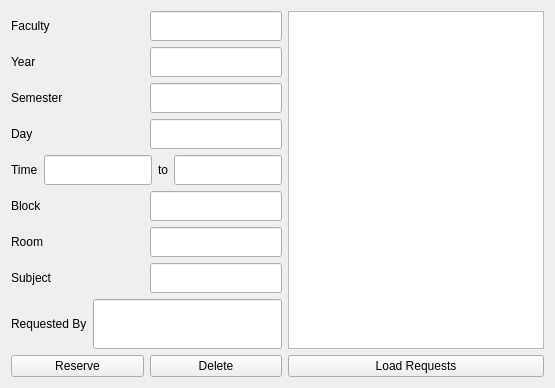
          <widget class="QWidget" name="tab_10">
           <attribute name="title">
            <string>Requests</string>
           </attribute>
           <layout class="QGridLayout" name="gridLayout_5">
            <item row="0" column="0">
             <layout class="QVBoxLayout" name="verticalLayout_11">
              <item>
               <layout class="QVBoxLayout" name="verticalLayout_7">
                <item>
                 <layout class="QHBoxLayout" name="horizontalLayout_31">
                  <item>
                   <widget class="QLabel" name="label_34">
                    <property name="minimumSize">
                     <size>
                      <width>0</width>
                      <height>30</height>
                     </size>
                    </property>
                    <property name="text">
                     <string>Faculty</string>
                    </property>
                   </widget>
                  </item>
                  <item>
                   <widget class="QLineEdit" name="req_faculty">
                    <property name="sizePolicy">
                     <sizepolicy hsizetype="Minimum" vsizetype="Minimum">
                      <horstretch>0</horstretch>
                      <verstretch>0</verstretch>
                     </sizepolicy>
                    </property>
                   </widget>
                  </item>
                 </layout>
                </item>
                <item>
                 <layout class="QHBoxLayout" name="horizontalLayout_33">
                  <item>
                   <widget class="QLabel" name="label_35">
                    <property name="minimumSize">
                     <size>
                      <width>0</width>
                      <height>30</height>
                     </size>
                    </property>
                    <property name="text">
                     <string>Year</string>
                    </property>
                   </widget>
                  </item>
                  <item>
                   <widget class="QLineEdit" name="req_year">
                    <property name="sizePolicy">
                     <sizepolicy hsizetype="Minimum" vsizetype="Minimum">
                      <horstretch>0</horstretch>
                      <verstretch>0</verstretch>
                     </sizepolicy>
                    </property>
                   </widget>
                  </item>
                 </layout>
                </item>
                <item>
                 <layout class="QHBoxLayout" name="horizontalLayout_34">
                  <item>
                   <widget class="QLabel" name="label_36">
                    <property name="minimumSize">
                     <size>
                      <width>0</width>
                      <height>30</height>
                     </size>
                    </property>
                    <property name="text">
                     <string>Semester</string>
                    </property>
                   </widget>
                  </item>
                  <item>
                   <widget class="QLineEdit" name="req_semester">
                    <property name="sizePolicy">
                     <sizepolicy hsizetype="Minimum" vsizetype="Minimum">
                      <horstretch>0</horstretch>
                      <verstretch>0</verstretch>
                     </sizepolicy>
                    </property>
                   </widget>
                  </item>
                 </layout>
                </item>
                <item>
                 <layout class="QHBoxLayout" name="horizontalLayout_35">
                  <item>
                   <widget class="QLabel" name="label_37">
                    <property name="minimumSize">
                     <size>
                      <width>0</width>
                      <height>30</height>
                     </size>
                    </property>
                    <property name="text">
                     <string>Day</string>
                    </property>
                   </widget>
                  </item>
                  <item>
                   <widget class="QLineEdit" name="req_day">
                    <property name="sizePolicy">
                     <sizepolicy hsizetype="Minimum" vsizetype="Minimum">
                      <horstretch>0</horstretch>
                      <verstretch>0</verstretch>
                     </sizepolicy>
                    </property>
                   </widget>
                  </item>
                 </layout>
                </item>
                <item>
                 <layout class="QHBoxLayout" name="horizontalLayout_36">
                  <item>
                   <widget class="QLabel" name="label_38">
                    <property name="minimumSize">
                     <size>
                      <width>0</width>
                      <height>30</height>
                     </size>
                    </property>
                    <property name="text">
                     <string>Time</string>
                    </property>
                   </widget>
                  </item>
                  <item>
                   <widget class="QLineEdit" name="req_start">
                    <property name="sizePolicy">
                     <sizepolicy hsizetype="Minimum" vsizetype="Minimum">
                      <horstretch>0</horstretch>
                      <verstretch>0</verstretch>
                     </sizepolicy>
                    </property>
                   </widget>
                  </item>
                  <item>
                   <widget class="QLabel" name="label_39">
                    <property name="text">
                     <string>to</string>
                    </property>
                    <property name="alignment">
                     <set>Qt::AlignCenter</set>
                    </property>
                   </widget>
                  </item>
                  <item>
                   <widget class="QLineEdit" name="req_end">
                    <property name="sizePolicy">
                     <sizepolicy hsizetype="Minimum" vsizetype="Minimum">
                      <horstretch>0</horstretch>
                      <verstretch>0</verstretch>
                     </sizepolicy>
                    </property>
                   </widget>
                  </item>
                 </layout>
                </item>
                <item>
                 <layout class="QHBoxLayout" name="horizontalLayout_37">
                  <item>
                   <widget class="QLabel" name="label_40">
                    <property name="minimumSize">
                     <size>
                      <width>0</width>
                      <height>30</height>
                     </size>
                    </property>
                    <property name="text">
                     <string>Block</string>
                    </property>
                   </widget>
                  </item>
                  <item>
                   <widget class="QLineEdit" name="req_block">
                    <property name="sizePolicy">
                     <sizepolicy hsizetype="Minimum" vsizetype="Minimum">
                      <horstretch>0</horstretch>
                      <verstretch>0</verstretch>
                     </sizepolicy>
                    </property>
                   </widget>
                  </item>
                 </layout>
                </item>
                <item>
                 <layout class="QHBoxLayout" name="horizontalLayout_38">
                  <item>
                   <widget class="QLabel" name="label_41">
                    <property name="minimumSize">
                     <size>
                      <width>0</width>
                      <height>30</height>
                     </size>
                    </property>
                    <property name="text">
                     <string>Room</string>
                    </property>
                   </widget>
                  </item>
                  <item>
                   <widget class="QLineEdit" name="req_room">
                    <property name="sizePolicy">
                     <sizepolicy hsizetype="Minimum" vsizetype="Minimum">
                      <horstretch>0</horstretch>
                      <verstretch>0</verstretch>
                     </sizepolicy>
                    </property>
                   </widget>
                  </item>
                 </layout>
                </item>
                <item>
                 <layout class="QHBoxLayout" name="horizontalLayout_39">
                  <item>
                   <widget class="QLabel" name="label_42">
                    <property name="minimumSize">
                     <size>
                      <width>0</width>
                      <height>30</height>
                     </size>
                    </property>
                    <property name="text">
                     <string>Subject</string>
                    </property>
                   </widget>
                  </item>
                  <item>
                   <widget class="QLineEdit" name="req_subject">
                    <property name="sizePolicy">
                     <sizepolicy hsizetype="Minimum" vsizetype="Minimum">
                      <horstretch>0</horstretch>
                      <verstretch>0</verstretch>
                     </sizepolicy>
                    </property>
                   </widget>
                  </item>
                 </layout>
                </item>
               </layout>
              </item>
              <item>
               <layout class="QHBoxLayout" name="horizontalLayout_44">
                <item>
                 <widget class="QLabel" name="label43">
                  <property name="sizePolicy">
                   <sizepolicy hsizetype="Preferred" vsizetype="Maximum">
                    <horstretch>0</horstretch>
                    <verstretch>0</verstretch>
                   </sizepolicy>
                  </property>
                  <property name="minimumSize">
                   <size>
                    <width>0</width>
                    <height>50</height>
                   </size>
                  </property>
                  <property name="text">
                   <string>Requested By</string>
                  </property>
                 </widget>
                </item>
                <item>
                 <widget class="QLineEdit" name="req_professor">
                  <property name="sizePolicy">
                   <sizepolicy hsizetype="Expanding" vsizetype="Fixed">
                    <horstretch>0</horstretch>
                    <verstretch>0</verstretch>
                   </sizepolicy>
                  </property>
                  <property name="minimumSize">
                   <size>
                    <width>0</width>
                    <height>50</height>
                   </size>
                  </property>
                 </widget>
                </item>
               </layout>
              </item>
              <item>
               <layout class="QHBoxLayout" name="horizontalLayout_40">
                <item>
                 <widget class="QPushButton" name="req_reserve">
                  <property name="text">
                   <string>Reserve</string>
                  </property>
                 </widget>
                </item>
                <item>
                 <widget class="QPushButton" name="req_delete">
                  <property name="text">
                   <string>Delete</string>
                  </property>
                 </widget>
                </item>
               </layout>
              </item>
             </layout>
            </item>
            <item row="0" column="1">
             <layout class="QVBoxLayout" name="verticalLayout_12">
              <item>
               <widget class="QTableView" name="req_tableview"/>
              </item>
              <item>
               <widget class="QPushButton" name="load_request">
                <property name="text">
                 <string>Load Requests</string>
                </property>
               </widget>
              </item>
             </layout>
            </item>
           </layout>
          </widget>
